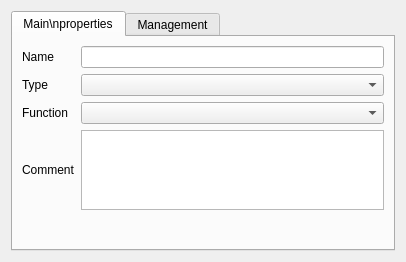
<?xml version="1.0" encoding="UTF-8"?>
<ui version="4.0">
 <class>Form_base3</class>
 <widget class="QWidget" name="Form_base3">
  <property name="geometry">
   <rect>
    <x>0</x>
    <y>0</y>
    <width>406</width>
    <height>262</height>
   </rect>
  </property>
  <property name="windowTitle">
   <string>Form</string>
  </property>
  <layout class="QVBoxLayout" name="verticalLayout">
   <item>
    <widget class="QTabWidget" name="tabWidget_facility">
     <property name="currentIndex">
      <number>0</number>
     </property>
     <widget class="QWidget" name="tab">
      <attribute name="title">
       <string>Main\nproperties</string>
      </attribute>
      <layout class="QGridLayout" name="gridLayout_2">
       <item row="1" column="1">
        <widget class="QComboBox" name="comboBox_type"/>
       </item>
       <item row="0" column="0">
        <widget class="QLabel" name="label">
         <property name="text">
          <string>Name</string>
         </property>
        </widget>
       </item>
       <item row="3" column="1">
        <widget class="QTextBrowser" name="textBrowser_comm">
         <property name="maximumSize">
          <size>
           <width>16777215</width>
           <height>90</height>
          </size>
         </property>
         <property name="readOnly">
          <bool>false</bool>
         </property>
        </widget>
       </item>
       <item row="1" column="0">
        <widget class="QLabel" name="label_2">
         <property name="text">
          <string>Type</string>
         </property>
        </widget>
       </item>
       <item row="2" column="1">
        <widget class="QComboBox" name="facilityfunction"/>
       </item>
       <item row="2" column="0">
        <widget class="QLabel" name="label_6">
         <property name="text">
          <string>Function</string>
         </property>
        </widget>
       </item>
       <item row="3" column="0">
        <widget class="QLabel" name="label_3">
         <property name="text">
          <string>Comment</string>
         </property>
        </widget>
       </item>
       <item row="0" column="1">
        <widget class="QLineEdit" name="lineEdit_name"/>
       </item>
       <item row="4" column="0" colspan="2">
        <spacer name="verticalSpacer_2">
         <property name="orientation">
          <enum>Qt::Vertical</enum>
         </property>
         <property name="sizeHint" stdset="0">
          <size>
           <width>20</width>
           <height>40</height>
          </size>
         </property>
        </spacer>
       </item>
      </layout>
     </widget>
     <widget class="QWidget" name="tab_2">
      <attribute name="title">
       <string>Management</string>
      </attribute>
      <layout class="QGridLayout" name="gridLayout_3">
       <item row="5" column="1">
        <widget class="QFrame" name="frame_owner">
         <property name="frameShape">
          <enum>QFrame::StyledPanel</enum>
         </property>
         <property name="frameShadow">
          <enum>QFrame::Raised</enum>
         </property>
         <layout class="QVBoxLayout" name="verticalLayout_2">
          <property name="leftMargin">
           <number>0</number>
          </property>
          <property name="topMargin">
           <number>0</number>
          </property>
          <property name="rightMargin">
           <number>0</number>
          </property>
          <property name="bottomMargin">
           <number>0</number>
          </property>
         </layout>
        </widget>
       </item>
       <item row="6" column="1">
        <widget class="QFrame" name="frame_operator">
         <property name="frameShape">
          <enum>QFrame::StyledPanel</enum>
         </property>
         <property name="frameShadow">
          <enum>QFrame::Raised</enum>
         </property>
         <layout class="QVBoxLayout" name="verticalLayout_3"/>
        </widget>
       </item>
       <item row="3" column="0">
        <widget class="QLabel" name="label_20">
         <property name="text">
          <string>Adress</string>
         </property>
        </widget>
       </item>
       <item row="7" column="0" colspan="2">
        <spacer name="verticalSpacer">
         <property name="orientation">
          <enum>Qt::Vertical</enum>
         </property>
         <property name="sizeHint" stdset="0">
          <size>
           <width>308</width>
           <height>91</height>
          </size>
         </property>
        </spacer>
       </item>
       <item row="5" column="0">
        <widget class="QLabel" name="label_4">
         <property name="text">
          <string>Owner</string>
         </property>
        </widget>
       </item>
       <item row="6" column="0">
        <widget class="QLabel" name="label_5">
         <property name="text">
          <string>Operator</string>
         </property>
        </widget>
       </item>
       <item row="2" column="0">
        <widget class="QLabel" name="label_19">
         <property name="text">
          <string>City</string>
         </property>
        </widget>
       </item>
       <item row="2" column="1">
        <widget class="QLineEdit" name="city"/>
       </item>
       <item row="3" column="1">
        <widget class="QLineEdit" name="streetname"/>
       </item>
      </layout>
     </widget>
    </widget>
   </item>
  </layout>
 </widget>
 <resources/>
 <connections/>
</ui>
